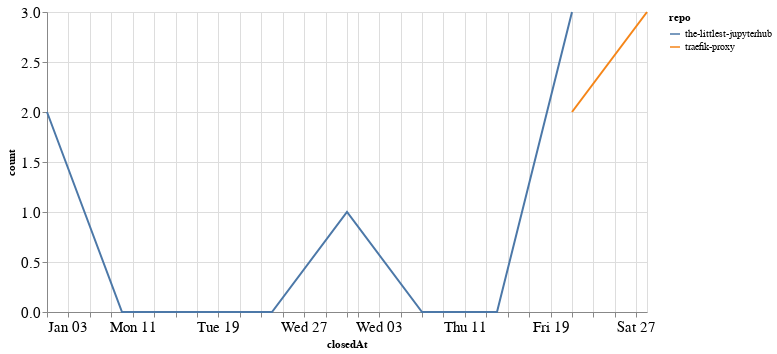

Write notebook code for a chart like this one.
### Code cell
closed_by_time = closed_by.groupby('repo').resample('W', on='closedAt').count()['author'].reset_index()
closed_by_time = closed_by_time.rename(columns={'author': 'count'})

alt.Chart(closed_by_time, width=600).mark_line().encode(
    x='closedAt',
    y='count',
    color='repo',
    tooltip="repo"
)

### Figure 1 — Vega-Lite specification as saved in the notebook (floating-point values rounded to 4 significant figures)
{"config": {"axisLeft": {"labelFontSize": 15}, "axisBottom": {"labelFontSize": 15}}, "data": {"name": "data-9e9503370636bb1ee6a5b42313ec70f5"}, "mark": "line", "encoding": {"color": {"type": "nominal", "field": "repo"}, "tooltip": {"type": "nominal", "field": "repo"}, "x": {"type": "temporal", "field": "closedAt"}, "y": {"type": "quantitative", "field": "count"}}, "width": 600, "$schema": "https://vega.github.io/schema/vega-lite/v4.8.1.json", "datasets": {"data-9e9503370636bb1ee6a5b42313ec70f5": [{"repo": "the-littlest-jupyterhub", "closedAt": "2021-01-03T00:00:00", "count": 2}, {"repo": "the-littlest-jupyterhub", "closedAt": "2021-01-10T00:00:00", "count": 0}, {"repo": "the-littlest-jupyterhub", "closedAt": "2021-01-17T00:00:00", "count": 0}, {"repo": "the-littlest-jupyterhub", "closedAt": "2021-01-24T00:00:00", "count": 0}, {"repo": "the-littlest-jupyterhub", "closedAt": "2021-01-31T00:00:00", "count": 1}, {"repo": "the-littlest-jupyterhub", "closedAt": "2021-02-07T00:00:00", "count": 0}, {"repo": "the-littlest-jupyterhub", "closedAt": "2021-02-14T00:00:00", "count": 0}, {"repo": "the-littlest-jupyterhub", "closedAt": "2021-02-21T00:00:00", "count": 3}, {"repo": "traefik-proxy", "closedAt": "2021-02-21T00:00:00", "count": 2}, {"repo": "traefik-proxy", "closedAt": "2021-02-28T00:00:00", "count": 3}]}}
